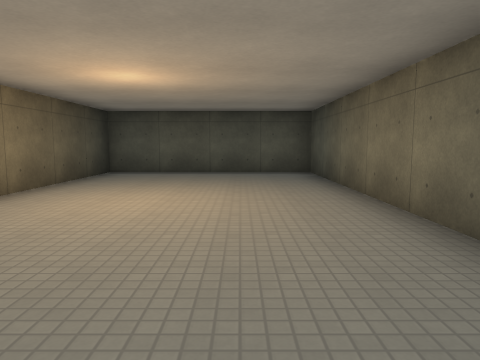
View 1 (above)

24 first-person views from a walk through a Godot game level. The camera is 1.4 m above the floor, tilts 6° down and sees 70° across. The floor is counted in squares, 2 m on a side. Each view is taken from the middle of a square. On the plan, view 1 faces up. The plan holds only what a view shows up to about 11 squares ahead; the rest is blank. The place goes on beyond the plan. Characters and animated objects are left out. Surface patterns are stand-ins for the level's own textures.

View 2
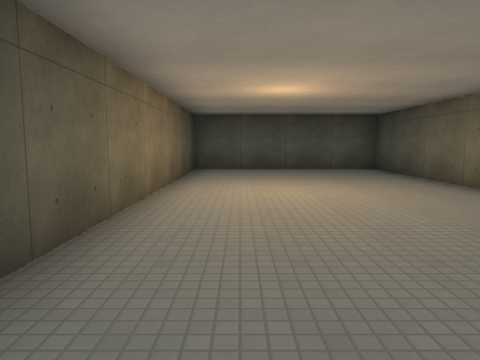

View 3
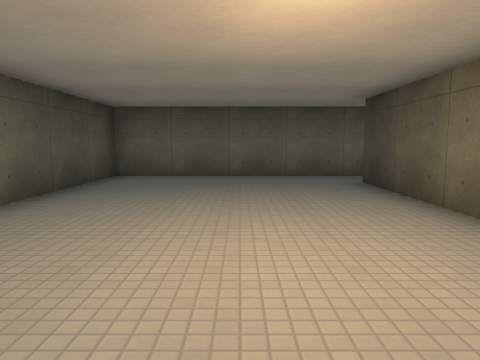

View 4
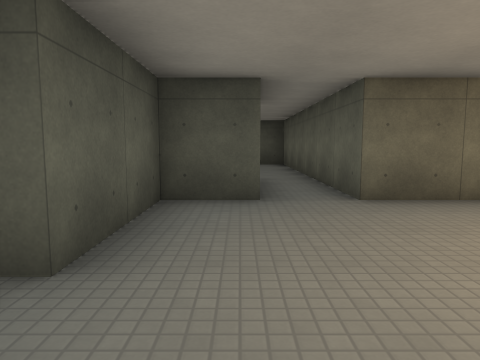

View 5
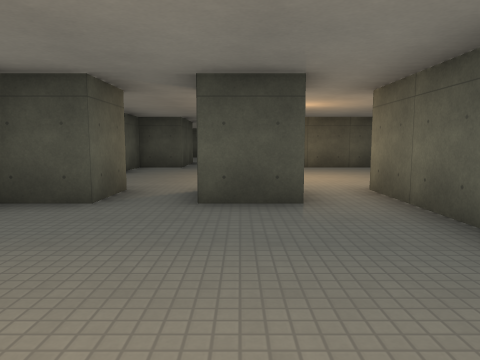

View 6
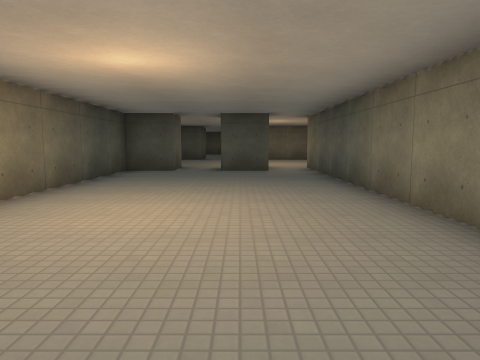

View 7
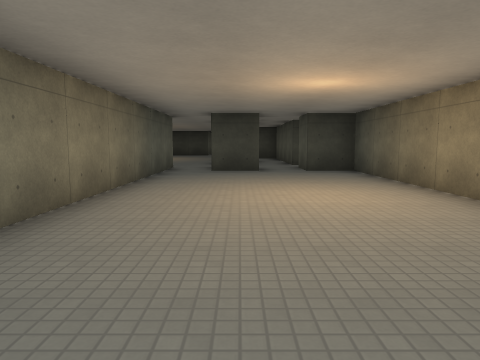

View 8
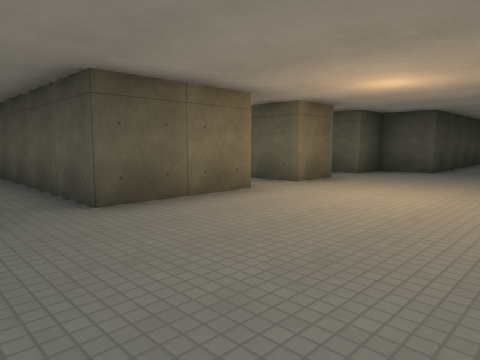

View 9
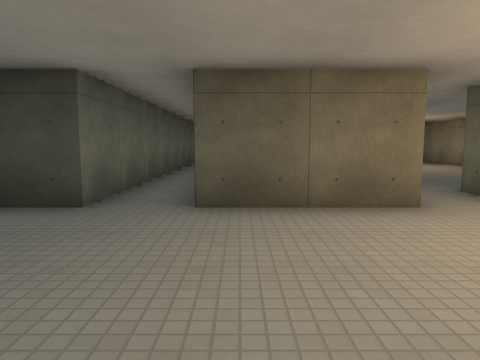

View 10
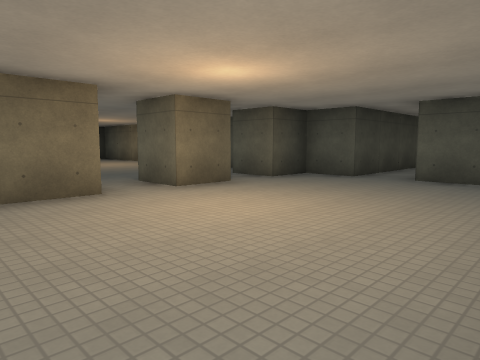

View 11
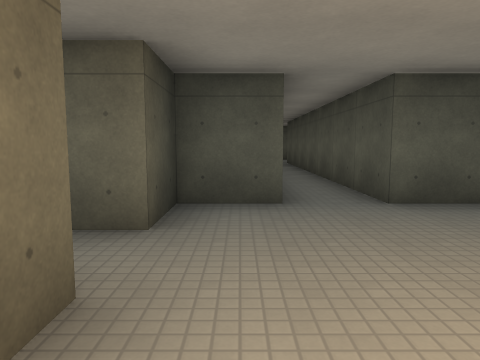

View 12
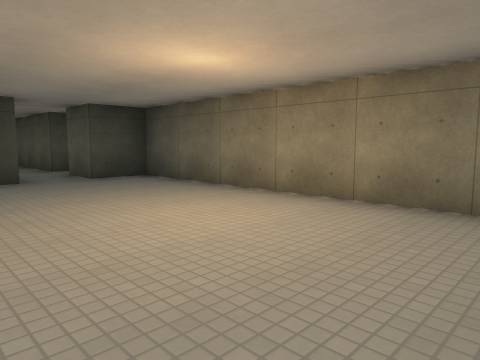

View 13
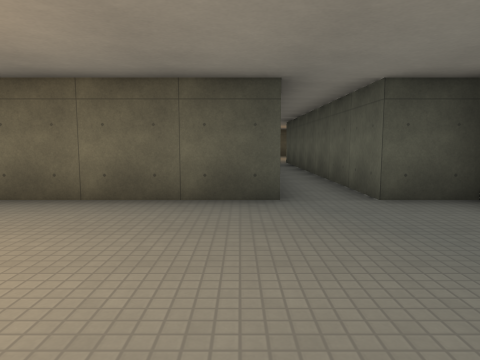

View 14
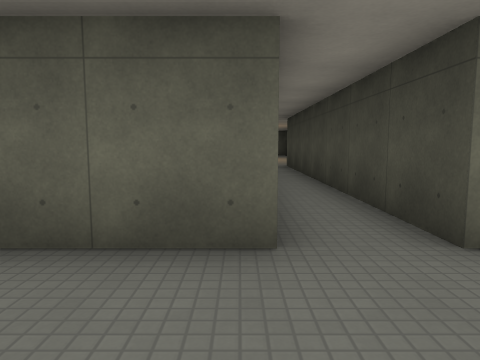

View 15
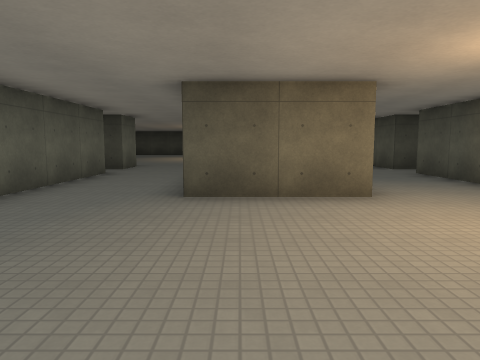

View 16
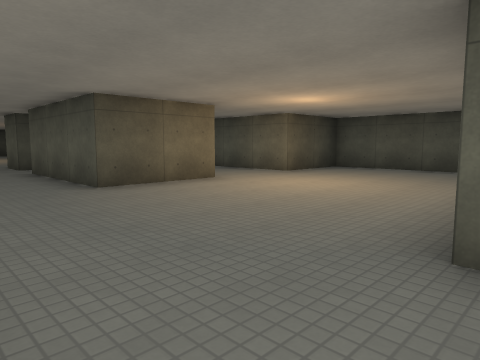

View 17
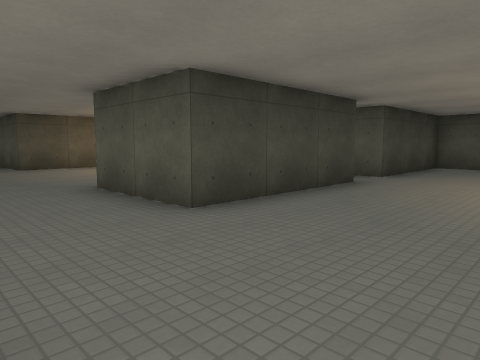

View 18
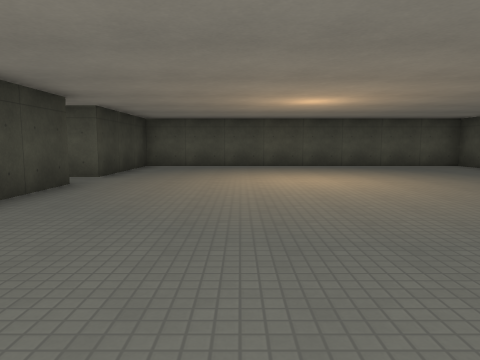

View 19
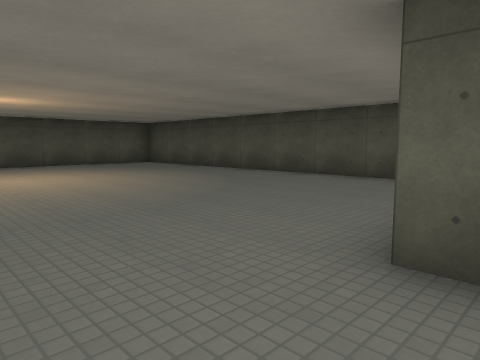

View 20
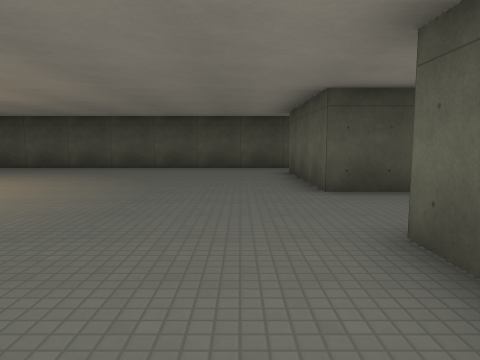

View 21
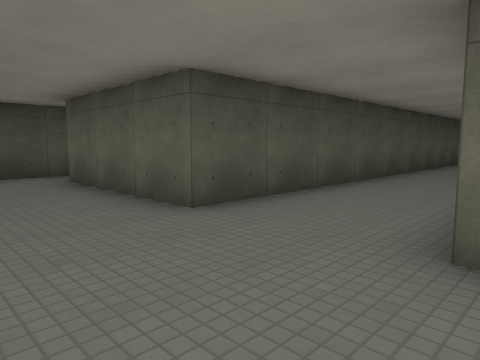

View 22
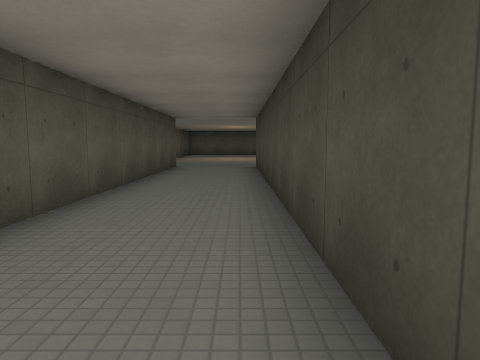

View 23
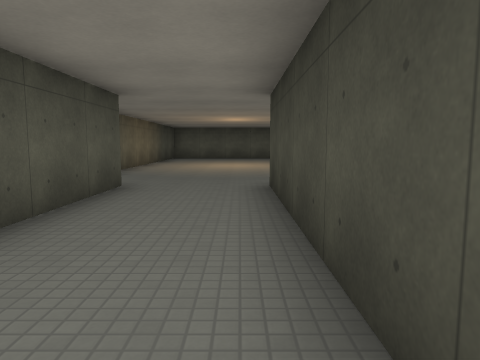

View 24
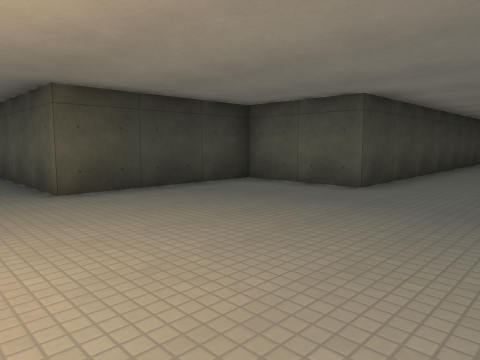

### Floor plan
Points are (right, up) in squares from view 1. A wall is a line through its corners. A room is listed if a view was taken in it or the views show most of it. See-through windows are left out.
Room 1 (views 1, 2, 3)
walls: (-3.6, -1.5) (1.8, -1.5) (1.8, 8.5) (-3.2, 8.5) (-3.2, -0.2)
ways out: opening at (-4.5, -1) to room 2
Room 2 (views 4, 5, 6, 7, 8, 9, 10, 11, 12, 13)
walls: (-10.7, -1.4) (-10.7, -2.7) (-12, -2.7) (-12, -1.5); (-5.8, -6.6) (-5.8, -1.5) (-3.6, -1.5); (-4.9, -0.2) (-5.8, -0.2) (-5.8, 1) (-8.2, 1) (-8.2, 8); (-18.1, -7.7) (-10.7, -7.7) (-10.7, -8.5); (-5.8, -8.5) (-5.8, -7.7); (-21.4, -4) (-10.7, -4) (-10.7, -6.5) (-15.6, -6.5); (-22, -1.4) (-22, -2.8); (-9.5, 9.7) (-9.5, 1) (-10.7, 1) (-10.7, -0.2) (-12, -0.2) (-12, 1) (-22, 1) (-22, -0.2) (-23.2, -0.2)
ways out: opening at (-4.5, -1) to room 1; opening at (-9, 9) to room 3; opening at (-5, -7) to room 4; opening at (-22.5, -3); opening at (-22.5, -1)
Room 3 (views 14, 15, 16, 17, 18, 20, 21)
walls: (3, 16.1) (3, 12.3) (0.5, 12.3); (4.8, 9.7) (5.5, 9.7); (8, 9.7) (11.8, 9.7); (-1.1, 19.8) (-4.5, 19.8) (-4.5, 17.3) (-8.2, 17.3); (-4.5, 14.9) (-4.5, 12.3) (-8.2, 12.3); (13, 9.2) (13, 18); (13, 20) (13, 21) (3, 21) (3, 17.3) (2.4, 17.3); (-8.4, 9.7) (-4.6, 9.7); (-9.5, 12.3) (-10.8, 12.3); (-9.5, 18) (-9.5, 17.3) (-11, 17.3); (-10.8, 9.7) (-9.5, 9.7)
ways out: opening at (-9, 9) to room 2; opening at (6.5, 9) to room 4; opening at (-11, 13.5)
Room 4 (views 19, 22, 23, 24)
walls: (8, -2.8) (8, 9.7); (9.2, -8.1) (9.2, -6.2); (5.5, 7.4) (5.5, -2.7) (3, -2.7) (3, -6.5) (-0.6, -6.5); (-5.8, -7.7) (1, -7.7)
ways out: opening at (-5, -7) to room 2; opening at (6.5, 9) to room 3

Where each view was taken, in squares from view 1:
view 1: 0 up, 0 right, facing up
view 2: 1 down, 2 left, facing up
view 3: 6 up, 1 left, facing down
view 4: 0 up, 10 left, facing right
view 5: 2 down, 16 left, facing right
view 6: 2 down, 21 left, facing right
view 7: 2 down, 13 left, facing left
view 8: 8 down, 7 left, facing up-left
view 9: 6 down, 7 left, facing left
view 10: 6 down, 6 left, facing up-left
view 11: 3 down, 10 left, facing up
view 12: 3 down, 15 left, facing up-left
view 13: 6 down, 10 left, facing right
view 14: 12 up, 8 left, facing down
view 15: 13 up, 0 right, facing left
view 16: 10 up, 1 right, facing up-left
view 17: 10 up, 6 right, facing up-left
view 18: 10 up, 6 right, facing up
view 19: 9 up, 6 right, facing up-right
view 20: 11 up, 3 right, facing right
view 21: 12 up, 5 right, facing down-right
view 22: 8 up, 6 right, facing down
view 23: 3 up, 6 right, facing down
view 24: 8 down, 8 right, facing up-left
